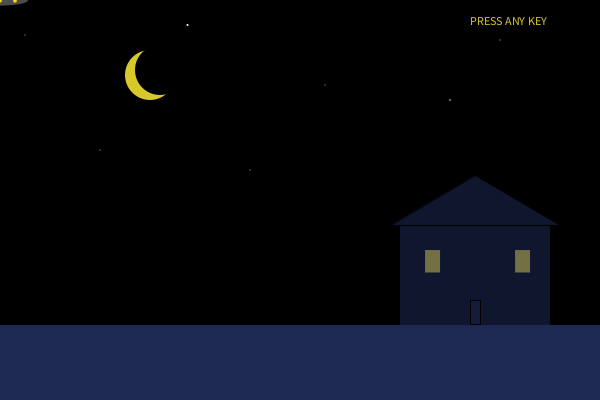
Frame 1 (no input)
Frame 60 (the mouse pressed at the canvas centre just before this capture): identical to frame 1, image omitted
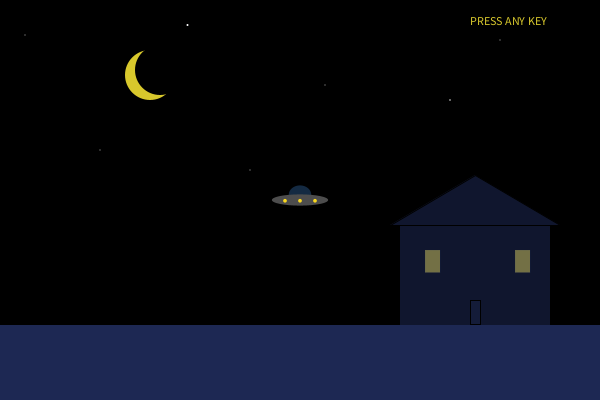
Frame 120 (the mouse held since frame 60 and released just before this capture)

The Processing sketch that drew these frames (run headless with seeded random() and noise(); from frame 60 on, the mouse is pressed at the canvas centre):

// Processing sketch: processing_36488
// ── processing_36488.pde

// Homework 3
// copyright John Mailley September 2011 Pittsburgh, PA 15289


color col;

PFont font;

  

void setup( )
{
  size( 600, 400);
  background(0, 0, 0);
  smooth();
  noCursor();
//  col = color( random( 256), random( 256), random(256), 200);
  noStroke();
  frameRate(90);
  fill( 9, 79, 90);


}

void draw( )
{
//Background
  background(0, 0, 0);
  fill(83, 114, 234, 90);
  rect( 0, 325, 600, 75);
  fill(255, 255, 255);
  ellipse( 25, 35, 1, 1);
  ellipse( 187.5, 25, 2, 2);
  ellipse( 450, 100, 1.5, 1.5);
  ellipse( 250, 170, 1, 1);
  ellipse( 325, 85, 1, 1);
  ellipse( 100, 150, 1, 1);
  ellipse( 500, 40, 1, 1);
  fill( 216, 200, 44);
  ellipse( 150, 75, 50, 50);
  fill( 0, 0, 0);
  ellipse( 160, 70, 50, 50);

//Instructions
  fill( 216, 200, 44);
  text("PRESS ANY KEY", 470, 25);

//House
  fill( 83, 114, 234, 50);
  rect( 400, 225, 150, 100);
  strokeWeight(1);
  stroke( 0, 0, 0);
  triangle( 390, 225, 475, 175, 560, 225);
  noStroke();
  stroke(41.5, 57, 117, 25);
  fill( 245, 230, 99, 110);
  rect( 425, 250, 15, 22.5);
  rect( 515, 250, 15, 22.5);
  fill( 83, 114, 234, 15);
  stroke(0, 0, 0);
  strokeWeight(1);
  rect( 470, 300, 10, 24);
  noStroke();

//UFO
  fill( 63, 135, 209, 80);
  ellipse( mouseX, mouseY - 5.25, 22.5, 18.75);
  fill(77, 77, 77);
  ellipse( mouseX, mouseY, 56.25, 11.25);
  fill( 250, 217, 30);
  ellipse( mouseX + 15, mouseY + .75, 3.75, 3.75);
  ellipse( mouseX, mouseY + .75, 3.75, 3.75);
  ellipse( mouseX - 15, mouseY + .75, 3.75, 3.75);
  
  if(keyPressed)
  {fill( 118, 255, 0, 70);
   triangle( mouseX, mouseY + 6, mouseX + 20, mouseY + 225, mouseX - 20, mouseY + 225);
  }
}

void mouseMoved() 
{
  col = color( random( 256), random( 256), random(256), 200);
  fill(col);
  ellipse( mouseX, mouseY + 20, random(17.5), random (17.5));
}
